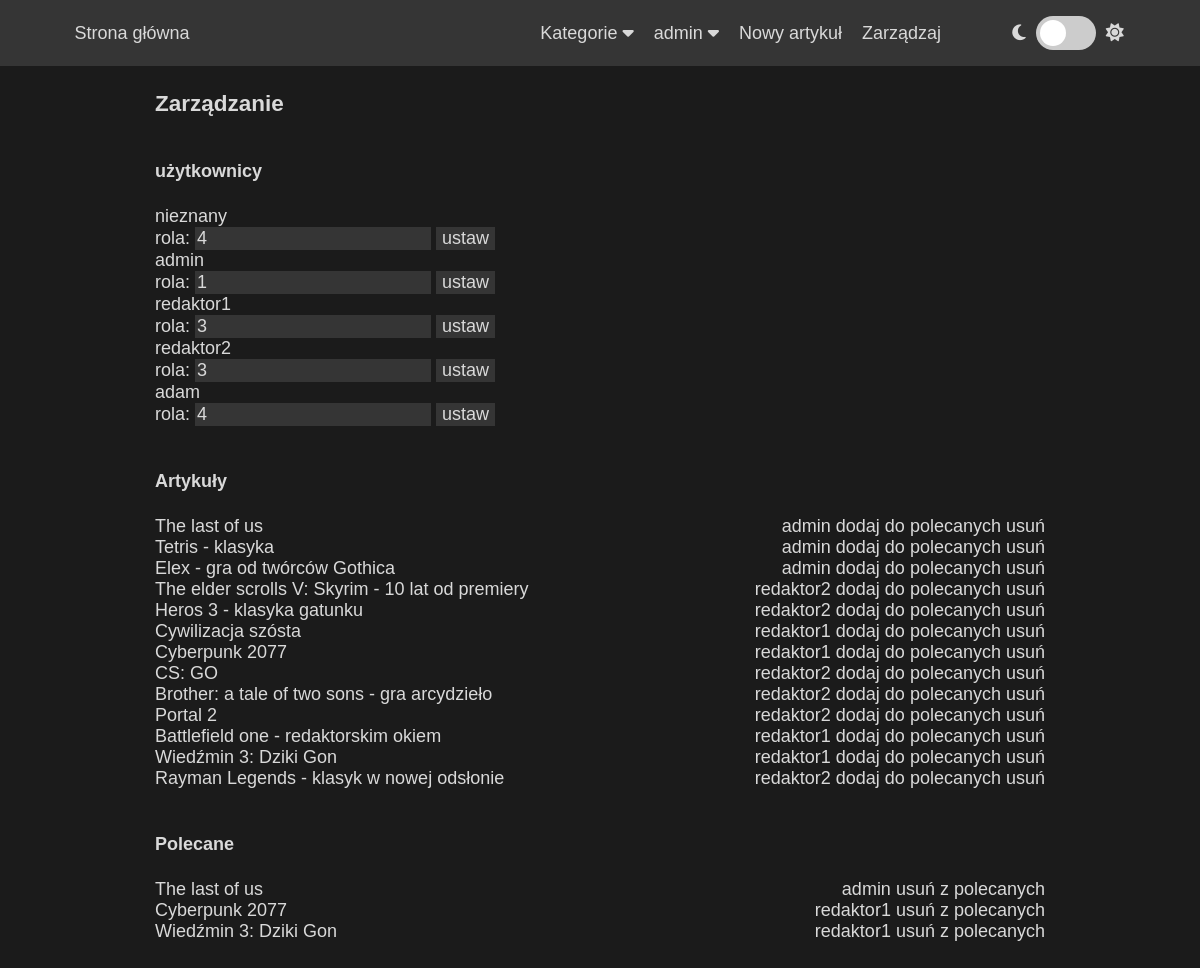
The page /admin/main (signed in) on the database as committed earlier.
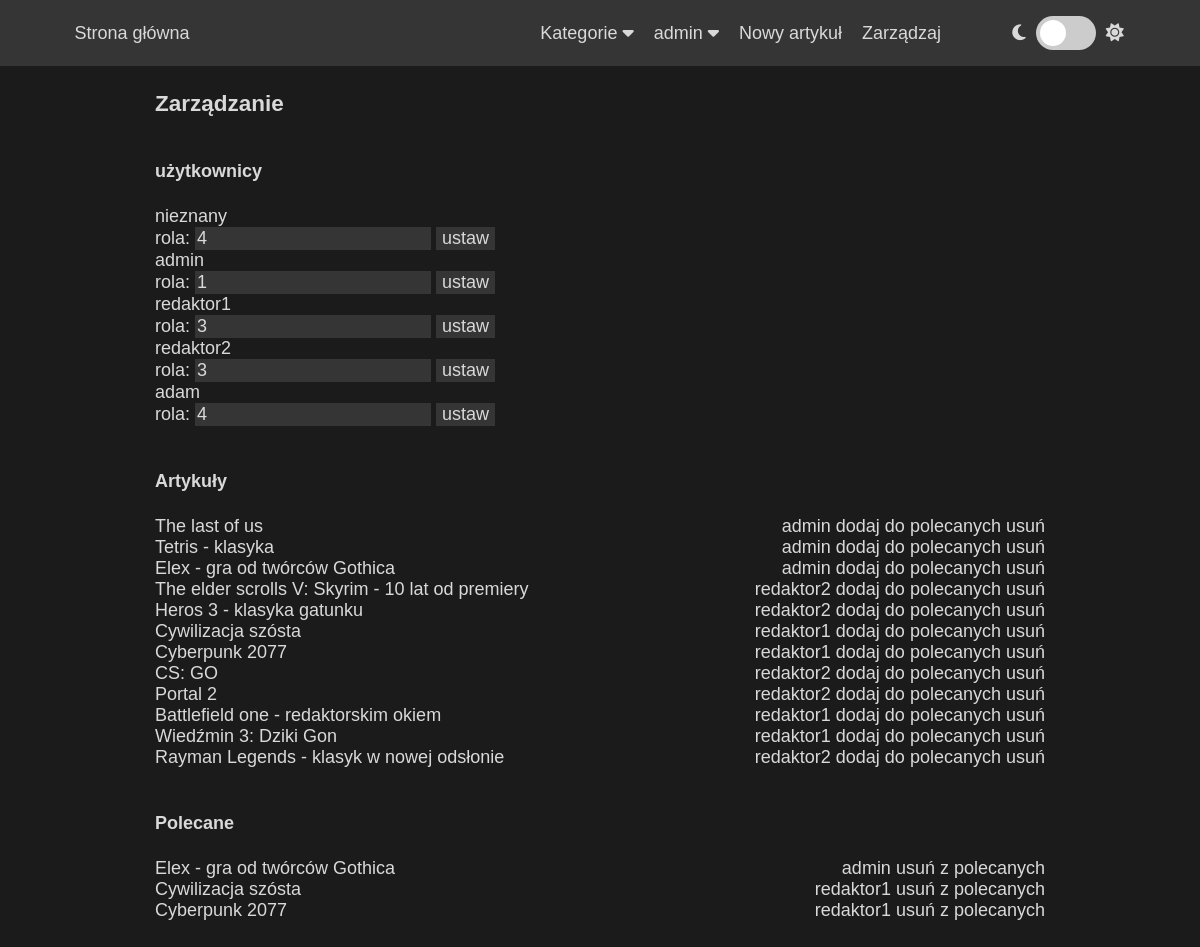
The same page on the database as committed later.
### tables this page shows
CREATE TABLE `users` (
  `id_user` int(11) NOT NULL,
  `username` varchar(20) NOT NULL,
  `password` varchar(100) DEFAULT NULL,
  `id_role` int(11) DEFAULT NULL
);

CREATE TABLE `articles` (
  `id_article` int(11) NOT NULL,
  `author` int(11) DEFAULT NULL,
  `title` varchar(255) NOT NULL,
  `content` text NOT NULL,
  `date_added` datetime NOT NULL,
  `date_modified` datetime NOT NULL,
  `id_category` int(11) DEFAULT NULL,
  `image` varchar(260) DEFAULT NULL,
  `recommended` tinyint(1) DEFAULT NULL
);

### controllers/controller.php (called while the page is built, shortened)
<?php
abstract class Controller
{
	private $view;
	protected $data = array();
	protected function loadView($viewName){
		if(file_exists(VIEW.$viewName.'.php')){
			$this->view = VIEW.$viewName.'.php';
		} else {
			throw new Exception('Widok nie istnieje');
		}
	}
	protected function loadModel($modelName)
	{
		global $db;
		$modelName = strtolower($modelName);
		if(file_exists(MODEL.$modelName.'.model.php')){
			return new $modelName($db);
		} else {
			throw new Exception('Model nie istnieje');
		}
	}
	protected function render(){
		$data = $this->data;
		include($this->view);
	}
}
?>

### controllers/admin.controller.php (called while the page is built, shortened)
<?php
require_once(CONTROLLER.'controller.php');
class Admin extends Controller
{
  public function main(){
    try {
      $articleModel = $this->loadModel('article');
      $userModel = $this->loadModel('usermodel');
      $this->data['users'] = $userModel->getAll();
      $this->data['listed'] = $articleModel->getListed();
      $this->data['recommended'] = $articleModel->getRecommended();
      $this->render();
    } catch (PDOException $e) {
			throw $e;
		} catch (Exception $e){
			throw new InternalErrorException();
		}
  }
}
 ?>

### index.php (called while the page is built, shortened)
<?php
	try {
		$uri = splitURL();
		$action		= strtolower(empty($uri[1]) ? 'index' : $uri[1]);
		$controller = new $controller(array_slice($uri, 2));
		$controller->$action();
	} catch (PDOException $e) {
		http_response_code(500);
		include(ERROR.'dberror.php');
	} catch (FunctionalityException $e) {
		http_response_code($e->getStatus());
		include(ERROR.'error.php');
	}
?>

### models/model.php (called while the page is built, shortened)
<?php
abstract class Model
{
	public function __construct($conn){
		$this->db = $conn;
	}
}
?>

### models/usermodel.model.php (called while the page is built, shortened)
<?php
require_once(MODEL.'model.php');
class Usermodel extends Model
{
	public function getAll() {
		$stmt = $this->db->prepare("SELECT users.username AS 'name', users.id_role AS 'role', users.id_user AS 'id' FROM users;");
		$stmt->execute();
		return $stmt->fetchAll();
	}
}
?>

### models/article.model.php (called while the page is built, shortened)
<?php
require_once(MODEL.'model.php');
class Article extends Model
{
	public function getListed() {
		$stmt = $this->db->prepare("SELECT articles.id_article AS 'id', articles.title AS 'title', users.username AS 'author', users.id_user AS 'author_id' FROM articles, users WHERE articles.author=users.id_user ORDER BY date_added DESC;");
		$stmt->execute();
		return $stmt->fetchAll();
	}
	public function getRecommended(){
		$stmt = $this->db->prepare("SELECT articles.id_article, articles.title, users.username AS 'author', articles.date_added, categories.name AS 'category', articles.image FROM articles, users, categories WHERE articles.author=users.id_user AND categories.id_category=articles.id_category AND articles.recommended=1 ORDER BY date_added DESC;");
		$stmt->execute();
		return $stmt->fetchAll();
	}
}
?>

### views/adminmain.php (the view)
<?php include(VIEW.'includes/header.php');?>
<main class="page-content">
  <div class="container">
    <h1>Zarządzanie</h1>
    <h4>użytkownicy</h4>
    <div class="admin_users">
      <?php foreach ($data['users'] as $key => $user): ?>
        <div class="admin_user">
          <?php echo $user['name']; ?>
          <form class="" action="<?php echo HREF; ?>admin/setRole/<?php echo $user['id']; ?>" method="get">
            rola: <input type="number" name="role" value="<?php echo $user['role'] ?>">
            <input type="submit" name="sub" value="ustaw">
          </form>
        </div>
      <?php endforeach; ?>
    </div><br>
    <h4>Artykuły</h4>
    <div class="admin_articles">
      <?php if($data['listed']){ foreach ($data['listed'] as $key => $art): ?>
        <div class="admin_art">
          <a href="<?php echo HREF; ?>single/read/<?php echo $art['id'] ?>"><?php echo $art['title']; ?></a>
          <div style="display: inline-block; float: right;">
            <a href="<?php echo HREF; ?>admin/remove/<?php echo $art['id'] ?>">usuń</a>
          </div>
          <div style="display: inline-block; float: right; margin-right: 5px;">
				<a href="<?php echo HREF.'admin/togglerecommended/'.$art['id']; ?>">dodaj do polecanych</a>
			</div>
          <div style="display: inline-block; float: right; margin-right: 5px;"> <?php echo $art['author']; ?> </div>
        </div>
      <?php endforeach; } ?>
    </div><br>
	<h4>Polecane</h4>
    <div class="admin_articles">
      <?php if($data['recommended']){ foreach ($data['recommended'] as $key => $art): ?>
        <div class="admin_art">
          <a href="<?php echo HREF; ?>single/read/<?php echo $art['id_article'] ?>"><?php echo $art['title']; ?></a>
          <div style="display: inline-block; float: right;">
            <a href="<?php echo HREF.'admin/togglerecommended/'.$art['id_article']; ?>">usuń z polecanych</a>
          </div>
          <div style="display: inline-block; float: right; margin-right: 5px;"> <?php echo $art['author']; ?> </div>
        </div>
      <?php endforeach; } ?>
    </div><br>
  </div>
</main>

Rows that differ between the two databases and show on the page:
no longer on one of the page's lists (row edited): articles: title "The last of us", author.username "admin"
removed articles: title "Brother: a tale of two sons - gra arcydzieło", author.username "redaktor2", shown under "Artykuły"
no longer on one of the page's lists (row edited): articles: title "Wiedźmin 3: Dziki Gon", author.username "redaktor1"
now on one of the page's lists (row edited): articles: title "Elex - gra od twórców Gothica", author.username "admin"
now on one of the page's lists (row edited): articles: title "Cywilizacja szósta", author.username "redaktor1"
